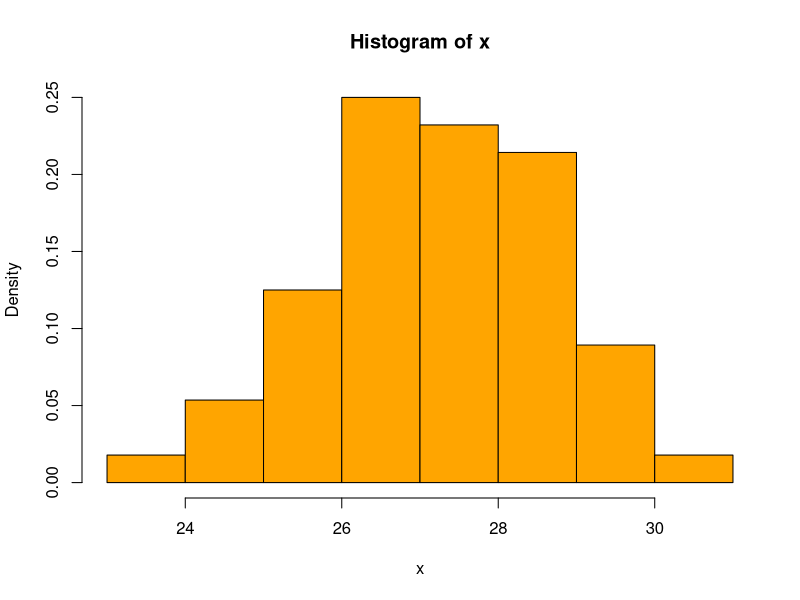

Reproduce this figure in R.
x=c(28.3,26.8,26.6,26.5,28.1,24.8,27.4,26.2,29.4,28.6,24.9,25.2,30.4,27.7,27.0,26.1,28.1,26.9,28.0,27.6,25.6,29.5,27.6,27.3,26.2,27.7,27.2,25.9,26.5,28.3,26.5,29.1,23.7,29.7,26.8,29.5,28.4,26.3,28.1,28.7,27.0,25.5,26.9,27.2,27.6,25.5,28.3,27.4,28.8,25.0,25.3,27.7,25.2,28.6,27.9,28.7)

n=length(x)
n

media=mean(x)
std=sd(x)
media
std

hist(x,freq=FALSE,col="orange")

tmin=qt(0.025,n-1)
tmax=qt(0.975,n-1)

tmin
tmax

media+tmin*std/sqrt(n)
media+tmax*std/sqrt(n)

(n-1)*var(x)/qchisq(0.025,n-1)
(n-1)*var(x)/qchisq(0.975,n-1)


